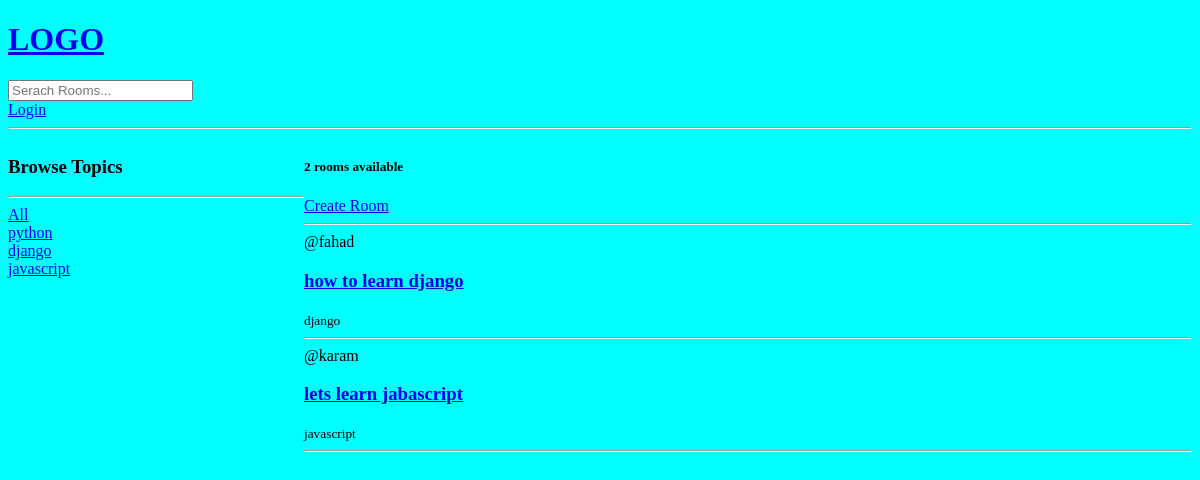
/, run on an earlier commit of the app's database.
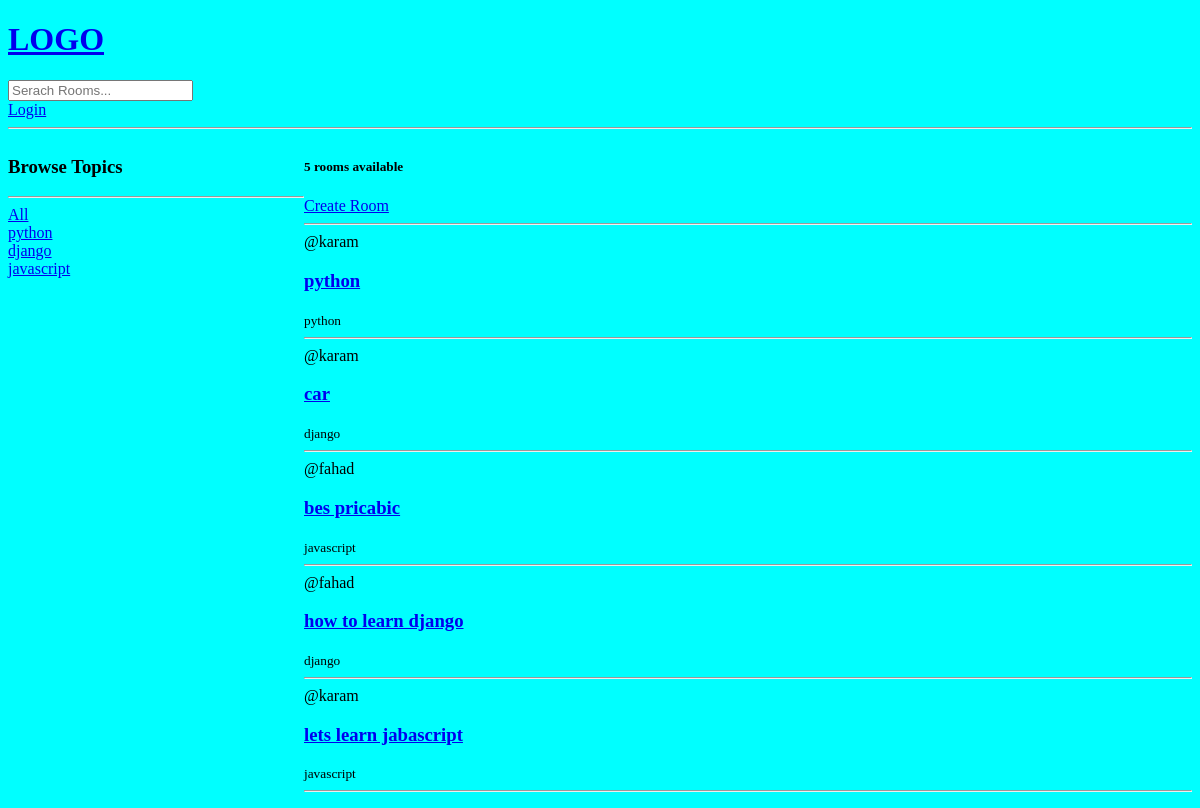
And on a later commit of the database.
### base/models.py (models this page shows, shortened)
class Topic(models.Model):
    name = models.CharField(max_length=200)
    def __str__(self):
        return self.name

class Room(models.Model):
    host = models.ForeignKey(User, on_delete=models.SET_NULL, null=True)
    topic = models.ForeignKey(Topic, on_delete=models.SET_NULL, null=True)
    name = models.CharField(max_length=200)
    description = models.TextField(null=True, blank=True)
    participants = models.ManyToManyField(
        User, related_name='participants', blank=True)
    updated = models.DateTimeField(auto_now=True)
    created = models.DateTimeField(auto_now_add=True)
    class Meta:
        ordering = ['-updated', '-created']

### base/views.py (the view)
# urls.py: path('', views.home, name="home"),
def home(request):
    q = request.GET.get('q') if request.GET.get('q') != None else ''
    rooms = Room.objects.filter(
        Q(topic__name__icontains=q) |
        Q(name__icontains=q) |
        Q(description__icontains=q)
    )
    topics = Topic.objects.all()
    room_count = rooms.count()
    room_messages = Message.objects.filter(Q(room__topic__name__icontains=q))
    contxt = {
        "rooms": rooms,
        "topics": topics,
        "room_count": room_count,
        "room_messages": room_messages
    }
    return render(request, "base/home.html", contxt)

### base/templates/base/home.html (shortened to what this page needs)
{% extends 'main.html' %}
{% block content %}
<div class="home-container">
    <div>
        <h3>Browse Topics</h3>
        <hr>
        <div>
            <a href="{% url 'home'  %}">All</a>
        </div>
        {% for topic in topics %}
        <div>
            <a href="{% url 'home'  %}?q={{topic.name}}">{{ topic }}</a>
        </div>
        {% endfor %}
    </div>
    <div>
        <h5>{{ room_count }} rooms available</h5>
        <a href="{% url 'create_room' %}">Create Room</a>
        <hr>
        <div>
            {% for room in rooms %}
            <div>
                <span>@{{room.host.username}}</span>
                <h3><a href="{% url 'room' room.id %}">{{ room.name }}</a></h3>
                <small>{{room.topic.name}}</small>
                <hr>
            </div>
            {% endfor %}
        </div>
    </div>
</div>
{% endblock %}

### templates/main.html (shortened to what this page needs)
<!DOCTYPE html>
<html lang="en">
{% load static %}
<head>
    <link rel="stylesheet" href="{% static 'styles/main.css'%}" type="text/css" media="screen">
</head>
<body>
    {% include "navbar.html" %}
    {% block content %}
    {% endblock %}
</body>
</html>

### templates/navbar.html
<a href="">
    <a href="{% url 'home' %}">
        <h1>LOGO</h1>
    </a>
</a>
<form method="GET" action="{% url 'home' %}">
    <input type="text" name="q" placeholder="Serach Rooms...">
</form>
{% if request.user.is_authenticated %}
<p>Hello {{ request.user }}</p>
<a href="{% url 'logout' %}">Logout</a>
{% else %}
<a href="{% url 'login' %}">Login</a>
{% endif %}
<hr>

### static/styles/main.css (style rules this page uses)
body { background-color: aqua; }

### base/templates/base/home.html (style rules this page uses)
.home-container { display: grid; grid-template-columns: 1fr 3fr; }

What changed in the data, as far as the page shows it:
added Room: host.username "karam", name "python", topic.name "python"
added Room: host.username "karam", name "car", topic.name "django"
added Room: host.username "fahad", name "bes pricabic", topic.name "javascript"
Also different on the page:
{{ room_count }}: "2" → "5"
